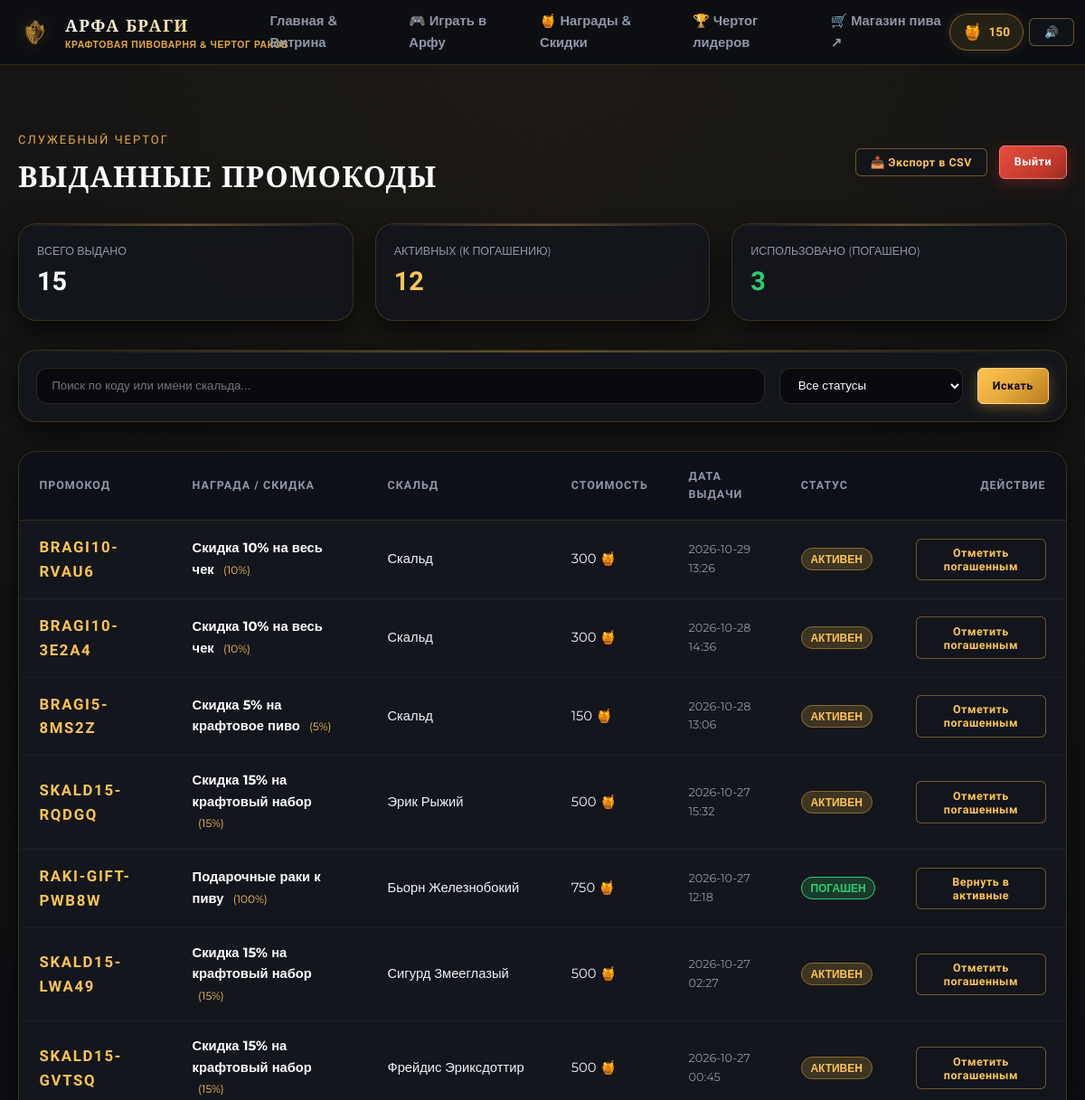
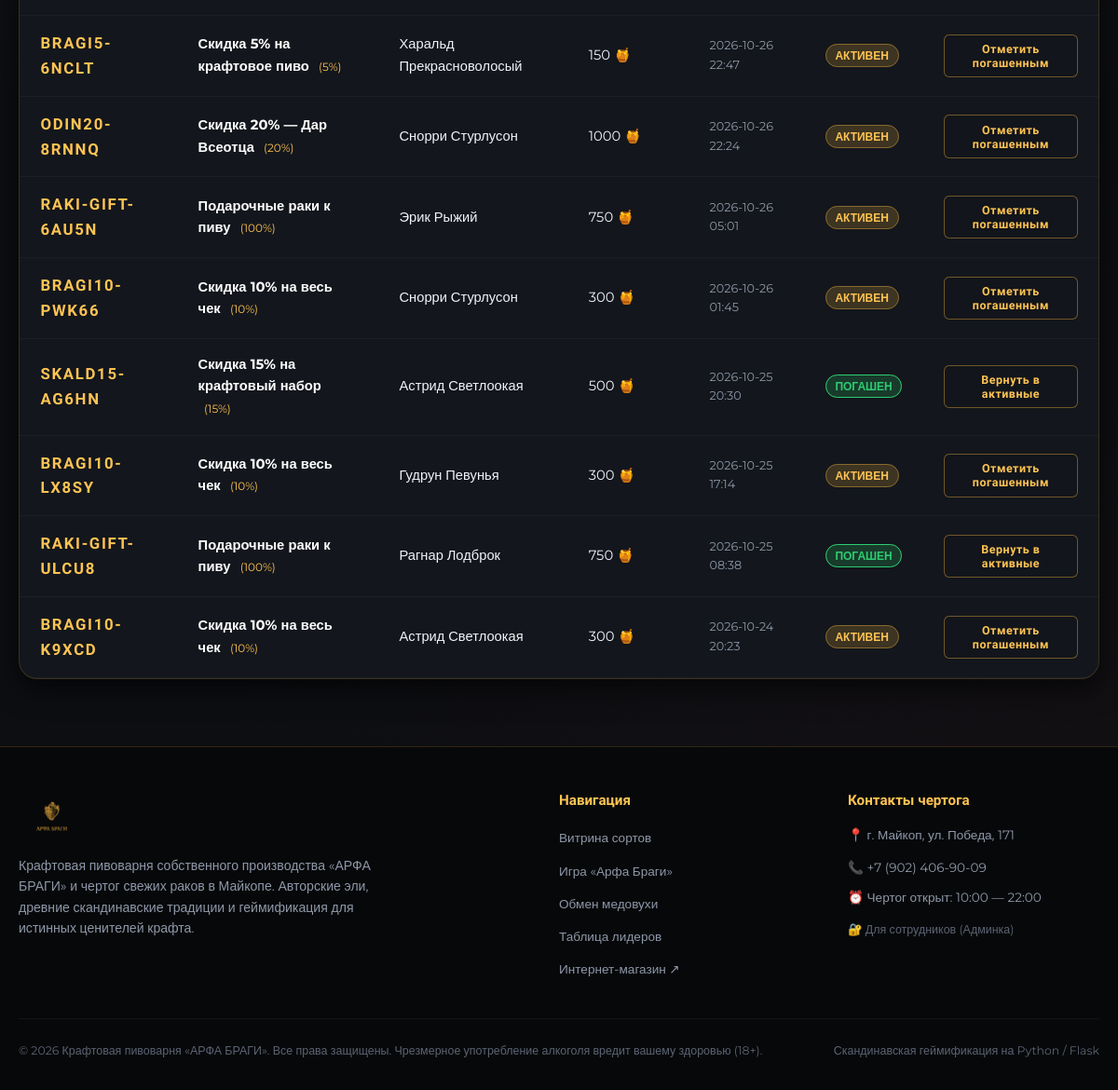
Screenshot of /admin/promos (signed in) with the database file from the repository (2 pictures, top to bottom).
### tables this page shows
CREATE TABLE promo_codes (
            id INTEGER PRIMARY KEY AUTOINCREMENT,
            code TEXT UNIQUE NOT NULL,
            reward_tier TEXT NOT NULL,
            title TEXT NOT NULL,
            discount_percent INTEGER NOT NULL,
            mead_cost INTEGER NOT NULL,
            player_id INTEGER,
            player_name TEXT,
            is_used INTEGER DEFAULT 0,
            created_at TIMESTAMP DEFAULT CURRENT_TIMESTAMP,
            used_at TIMESTAMP,
            FOREIGN KEY(player_id) REFERENCES players(id) ON DELETE SET NULL
        );

### app.py (the view, shortened to what this page needs)
@app.route('/admin/promos', methods=['GET', 'POST'])
def admin_promos():
    auth_key = request.args.get('key')
    if auth_key == Config.ADMIN_PASSWORD:
        session['admin_authenticated'] = True
    is_admin = session.get('admin_authenticated', False)
    if not is_admin:
        return render_template('admin_login.html')
    search = request.args.get('search')
    status = request.args.get('status')
    promos = get_all_promos(search=search, status=status)
    total_promos = len(promos)
    used_count = sum(1 for p in promos if p['is_used'])
    active_count = total_promos - used_count
    return render_template(
        'admin_promos.html',
        promos=promos,
        total_promos=total_promos,
        used_count=used_count,
        active_count=active_count,
        search=search or '',
        status=status or 'all'
    )

### app.py (called while the page is built)
@app.context_processor
def inject_global_context():
    logos = discover_logo_assets()
    return {
        'config': Config,
        'logos': logos,
        'shop_url': Config.SHOP_URL,
        'brewery_name': Config.BREWERY_NAME,
        'brewery_tagline': Config.BREWERY_TAGLINE,
        'brewery_city': Config.BREWERY_CITY,
        'brewery_phone': Config.BREWERY_PHONE
    }

### models.py (called while the page is built)
def get_db():
    conn = sqlite3.connect(str(Config.DB_PATH))
    conn.row_factory = sqlite3.Row
    conn.execute("PRAGMA foreign_keys = ON")
    return conn

def get_all_promos(search: Optional[str] = None, status: Optional[str] = None) -> List[Dict[str, Any]]:
    with get_db() as conn:
        cursor = conn.cursor()
        query = "SELECT * FROM promo_codes WHERE 1=1"
        params = []
        if search:
            query += " AND (code LIKE ? OR player_name LIKE ? OR title LIKE ?)"
            term = f"%{search.strip()}%"
            params.extend([term, term, term])
        if status == 'active':
            query += " AND is_used = 0"
        elif status == 'used':
            query += " AND is_used = 1"
        query += " ORDER BY created_at DESC"
        cursor.execute(query, params)
        return [dict(r) for r in cursor.fetchall()]

### templates/admin_promos.html (shortened to what this page needs)
{% extends 'base.html' %}
{% block content %}
<section class="section">
  <div class="container">
    <div style="display: flex; justify-content: space-between; align-items: center; margin-bottom: 2rem; flex-wrap: wrap; gap: 1rem;">
      <div>
        <div class="section-eyebrow">Служебный чертог</div>
        <h1 class="section-title" style="font-size: 2rem; margin-bottom: 0;">ВЫДАННЫЕ ПРОМОКОДЫ</h1>
      </div>
      <div style="display: flex; gap: 0.8rem; align-items: center;">
        <button class="btn btn-outline btn-sm" id="btnExportCsv">
          📥 Экспорт в CSV
        </button>
        <a href="{{ url_for('admin_logout') }}" class="btn btn-ruby btn-sm">
          Выйти
        </a>
      </div>
    </div>
    <div style="display: grid; grid-template-columns: repeat(auto-fit, minmax(200px, 1fr)); gap: 1.5rem; margin-bottom: 2rem;">
      <div class="viking-card" style="padding: 1.25rem;">
        <div class="text-muted" style="font-size: 0.78rem; text-transform: uppercase;">Всего выдано</div>
        <div style="font-family: var(--font-heading); font-size: 1.8rem; font-weight: 800; color: #fff;">{{ total_promos }}</div>
      </div>
      <div class="viking-card" style="padding: 1.25rem;">
        <div class="text-muted" style="font-size: 0.78rem; text-transform: uppercase;">Активных (к погашению)</div>
        <div style="font-family: var(--font-heading); font-size: 1.8rem; font-weight: 800; color: var(--gold-bright);">{{ active_count }}</div>
      </div>
      <div class="viking-card" style="padding: 1.25rem;">
        <div class="text-muted" style="font-size: 0.78rem; text-transform: uppercase;">Использовано (погашено)</div>
        <div style="font-family: var(--font-heading); font-size: 1.8rem; font-weight: 800; color: #2ecc71;">{{ used_count }}</div>
      </div>
    </div>
    <div class="viking-card" style="margin-bottom: 2rem; padding: 1.2rem;">
      <form method="GET" action="{{ url_for('admin_promos') }}" style="display: flex; gap: 1rem; flex-wrap: wrap;">
        <select name="status" style="padding: 0.65rem 1rem; background: #080a0e; border: 1px solid var(--border-subtle); border-radius: var(--radius-md); color: #fff;">
          <option value="all" {% if status == 'all' %}selected{% endif %}>Все статусы</option>
        </select>
        <button type="submit" class="btn btn-gold btn-sm">Искать</button>
      </form>
    </div>
    <div class="leaderboard-table-card">
      <table class="skald-table" id="promosTable">
        <thead>
          <tr>
            <th>Промокод</th>
            <th>Награда / Скидка</th>
            <th>Скальд</th>
            <th>Стоимость</th>
            <th>Дата выдачи</th>
            <th>Статус</th>
            <th style="text-align: right;">Действие</th>
          </tr>
        </thead>
        <tbody>
          {% if promos %}
            {% for p in promos %}
            <tr id="row-{{ p.id }}">
              <td>
                <span class="promo-code-text" style="font-size: 1.05rem;">{{ p.code }}</span>
              </td>
              <td>
                <strong style="color: #fff;">{{ p.title }}</strong>
                <span style="font-size: 0.75rem; color: var(--gold-bright); margin-left: 0.4rem;">({{ p.discount_percent }}%)</span>
              </td>
              <td>{{ p.player_name or 'Анонимный скальд' }}</td>
              <td>{{ p.mead_cost }} 🍯</td>
              <td style="font-size: 0.8rem; color: var(--text-muted);">
                {{ p.created_at[:16].replace('T', ' ') if p.created_at else '' }}
              </td>
              <td>
                <span class="status-badge-val" id="badge-{{ p.id }}" style="font-size: 0.75rem; padding: 0.25rem 0.6rem; border-radius: var(--radius-full); font-weight: 700; background: {% if p.is_used %}rgba(46, 204, 113, 0.2); color: #2ecc71; border: 1px solid #2ecc71;{% else %}rgba(229, 169, 60, 0.2); color: var(--gold-bright); border: 1px solid var(--border-gold);{% endif %}">
                  {% if p.is_used %}ПОГАШЕН{% else %}АКТИВЕН{% endif %}
                </span>
              </td>
              <td style="text-align: right;">
                <button class="btn btn-outline btn-sm btn-toggle-status" data-id="{{ p.id }}">
                  {% if p.is_used %}Вернуть в активные{% else %}Отметить погашенным{% endif %}
                </button>
              </td>
            </tr>
            {% endfor %}
          {% else %}
            <tr>
              <td colspan="7" style="text-align: center; padding: 3rem; color: var(--text-dim);">
                Промокоды не найдены.
              </td>
            </tr>
          {% endif %}
        </tbody>
      </table>
    </div>
  </div>
</section>
{% endblock %}

### static/css/style.css (style rules this page uses)
:root { --bg-darkest: #07080a; --bg-main: #0c0e12; --bg-surface: #13161c; --bg-surface-elevated: #1a1e27; --bg-card: rgba(19, 22, 28, 0.88); --bg-glass: rgba(19, 22, 28, 0.75); --gold-primary: #e5a93c; --gold-bright: #ffc453; --gold-deep: #b87a1d; --gold-glow: rgba(229, 169, 60, 0.28); --gold-glow-intense: rgba(229, 169, 60, 0.55); --amber-beer: #d97724; --copper-light: #e67e22; --ruby-accent: #c0392b; --ruby-glow: rgba(192, 57, 43, 0.35); --text-main: #f0f3f8; --text-muted: #8e98a8; --text-dim: #5c6473; --border-subtle: rgba(229, 169, 60, 0.18); --border-gold: rgba(229, 169, 60, 0.45); --border-glow: rgba(229, 169, 60, 0.65); --font-viking: 'Cinzel Decorative', serif; --font-heading: 'Unbounded', sans-serif; --font-body: 'Montserrat', sans-serif; --radius-sm: 6px; --radius-md: 12px; --radius-lg: 20px; --radius-full: 9999px; --transition: all 0.25s cubic-bezier(0.16, 1, 0.3, 1); --shadow-card: 0 10px 30px rgba(0, 0, 0, 0.65); --shadow-gold: 0 0 20px rgba(229, 169, 60, 0.3); }
*, *::before, *::after { box-sizing: border-box; margin: 0; padding: 0; }
html { scroll-behavior: smooth; font-size: 16px; color-scheme: dark; width: 100%; max-width: 100vw; overflow-x: hidden; }
body { font-family: var(--font-body); background-color: var(--bg-main); color: var(--text-main); line-height: 1.6; min-height: 100vh; width: 100%; max-width: 100vw; display: flex; flex-direction: column; overflow-x: hidden; background-image: radial-gradient(circle at 50% 0%, rgba(229, 169, 60, 0.08) 0%, transparent 60%), radial-gradient(circle at 100% 100%, rgba(192, 57, 43, 0.05) 0%, transparent 40%); background-attachment: fixed; }
h1, h2, h3, h4, h5, h6 { font-family: var(--font-heading); font-weight: 700; line-height: 1.25; color: #fff; }
.text-muted { color: var(--text-muted); }
.container { width: 100%; max-width: 1240px; margin: 0 auto; padding: 0 1.25rem; }
.btn { display: inline-flex; align-items: center; justify-content: center; gap: 0.55rem; padding: 0.75rem 1.6rem; font-family: var(--font-heading); font-size: 0.88rem; font-weight: 700; letter-spacing: 0.04em; text-decoration: none; border-radius: var(--radius-md); border: 1px solid transparent; cursor: pointer; transition: var(--transition); position: relative; overflow: hidden; user-select: none; text-align: center; }
.btn-gold { background: linear-gradient(135deg, #ffc453 0%, #e5a93c 50%, #b87a1d 100%); color: #07080a; border-color: #ffd87d; box-shadow: 0 4px 15px rgba(229, 169, 60, 0.35); }
.btn-outline { background: rgba(19, 22, 28, 0.7); color: var(--gold-bright); border-color: var(--border-gold); }
.btn-ruby { background: linear-gradient(135deg, #e74c3c 0%, #c0392b 70%, #962d22 100%); color: #fff; border-color: #ff7675; box-shadow: 0 4px 15px var(--ruby-glow); }
.btn-sm { padding: 0.45rem 1rem; font-size: 0.78rem; border-radius: var(--radius-sm); }
.viking-card { background: var(--bg-card); backdrop-filter: blur(12px); -webkit-backdrop-filter: blur(12px); border: 1px solid var(--border-subtle); border-radius: var(--radius-lg); padding: 1.75rem; box-shadow: var(--shadow-card); transition: var(--transition); position: relative; overflow: hidden; }
.viking-card::before { content: ''; position: absolute; top: 0; left: 0; right: 0; height: 2px; background: linear-gradient(90deg, transparent, var(--gold-primary), transparent); opacity: 0.4; transition: var(--transition); }
.section { padding: 4.5rem 0; }
.section-eyebrow { font-family: var(--font-heading); font-size: 0.82rem; letter-spacing: 0.15em; text-transform: uppercase; color: var(--gold-primary); margin-bottom: 0.6rem; }
.section-title { font-family: var(--font-viking); font-size: clamp(1.8rem, 3.5vw, 2.7rem); letter-spacing: 0.04em; margin-bottom: 0.8rem; }
.promo-code-text { font-family: var(--font-heading); font-size: 1.25rem; font-weight: 800; letter-spacing: 0.1em; color: var(--gold-bright); user-select: all; }
.leaderboard-table-card { background: var(--bg-surface); border: 1px solid var(--border-subtle); border-radius: var(--radius-lg); overflow: hidden; box-shadow: var(--shadow-card); }
.skald-table { width: 100%; border-collapse: collapse; text-align: left; }
.skald-table th { background: #0d1016; padding: 1.1rem 1.4rem; font-family: var(--font-heading); font-size: 0.78rem; text-transform: uppercase; letter-spacing: 0.08em; color: var(--text-muted); border-bottom: 1px solid var(--border-subtle); }
.skald-table td { padding: 1rem 1.4rem; border-bottom: 1px solid rgba(255, 255, 255, 0.04); font-size: 0.92rem; }

### rows the page displays
promo_codes: code "BRAGI10-RVAU6", title "Скидка 10% на весь чек", discount_percent "10", is_used "АКТИВЕН"
promo_codes: code "BRAGI10-3E2A4", title "Скидка 10% на весь чек", discount_percent "10", is_used "АКТИВЕН"
promo_codes: code "BRAGI5-8MS2Z", title "Скидка 5% на крафтовое пиво", discount_percent "5", player_name "Скальд", mead_cost "150", created_at "2026-10-28 13:06", is_used "АКТИВЕН"
promo_codes: code "SKALD15-RQDGQ", title "Скидка 15% на крафтовый набор", discount_percent "15", player_name "Эрик Рыжий", mead_cost "500", created_at "2026-10-27 15:32", is_used "АКТИВЕН"
promo_codes: code "RAKI-GIFT-PWB8W", title "Подарочные раки к пиву", discount_percent "100", player_name "Бьорн Железнобокий", mead_cost "750", created_at "2026-10-27 12:18", is_used "ПОГАШЕН"
promo_codes: code "SKALD15-LWA49", title "Скидка 15% на крафтовый набор", discount_percent "15", player_name "Сигурд Змееглазый", mead_cost "500", created_at "2026-10-27 02:27", is_used "АКТИВЕН"
promo_codes: code "SKALD15-GVTSQ", title "Скидка 15% на крафтовый набор", discount_percent "15", player_name "Фрейдис Эриксдоттир", mead_cost "500", created_at "2026-10-27 00:45", is_used "АКТИВЕН"
promo_codes: code "BRAGI5-6NCLT", title "Скидка 5% на крафтовое пиво", discount_percent "5", player_name "Харальд Прекрасноволосый", mead_cost "150", created_at "2026-10-26 22:47", is_used "АКТИВЕН"
promo_codes: code "ODIN20-8RNNQ", title "Скидка 20% — Дар Всеотца", discount_percent "20", player_name "Снорри Стурлусон", mead_cost "1000", created_at "2026-10-26 22:24", is_used "АКТИВЕН"
promo_codes: code "RAKI-GIFT-6AU5N", title "Подарочные раки к пиву", discount_percent "100", player_name "Эрик Рыжий", mead_cost "750", created_at "2026-10-26 05:01", is_used "АКТИВЕН"
promo_codes: code "BRAGI10-PWK66", title "Скидка 10% на весь чек", discount_percent "10", player_name "Снорри Стурлусон", mead_cost "300", created_at "2026-10-26 01:45", is_used "АКТИВЕН"
promo_codes: code "SKALD15-AG6HN", title "Скидка 15% на крафтовый набор", discount_percent "15", player_name "Астрид Светлоокая", mead_cost "500", created_at "2026-10-25 20:30", is_used "ПОГАШЕН"
promo_codes: code "BRAGI10-LX8SY", title "Скидка 10% на весь чек", discount_percent "10", player_name "Гудрун Певунья", mead_cost "300", created_at "2026-10-25 17:14", is_used "АКТИВЕН"
promo_codes: code "RAKI-GIFT-ULCU8", title "Подарочные раки к пиву", discount_percent "100", player_name "Рагнар Лодброк", mead_cost "750", created_at "2026-10-25 08:38", is_used "ПОГАШЕН"
promo_codes: code "BRAGI10-K9XCD", title "Скидка 10% на весь чек", discount_percent "10", player_name "Астрид Светлоокая", mead_cost "300", created_at "2026-10-24 20:23", is_used "АКТИВЕН"

### other values shown
{{ brewery_name }} "АРФА БРАГИ"
{{ brewery_tagline }} "КРАФТОВАЯ ПИВОВАРНЯ & ЧЕРТОГ РАКОВ"
{{ total_promos }} "15"
{{ brewery_city }} "г. Майкоп, ул. Победа, 171"
{{ brewery_phone }} "+7 (902) 406-90-09"
